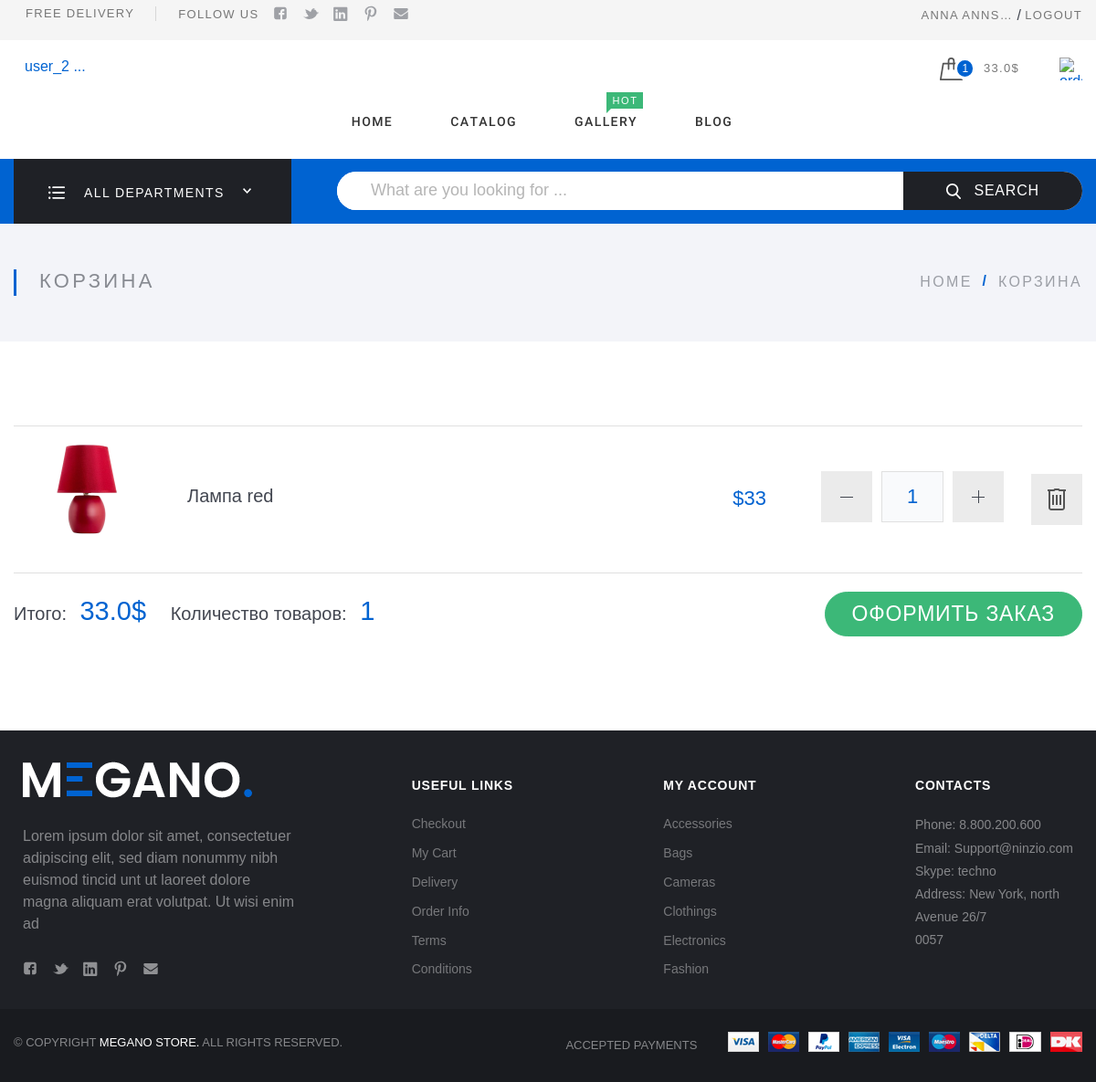
Page /cart/cart/ (signed in) on the earlier database version.
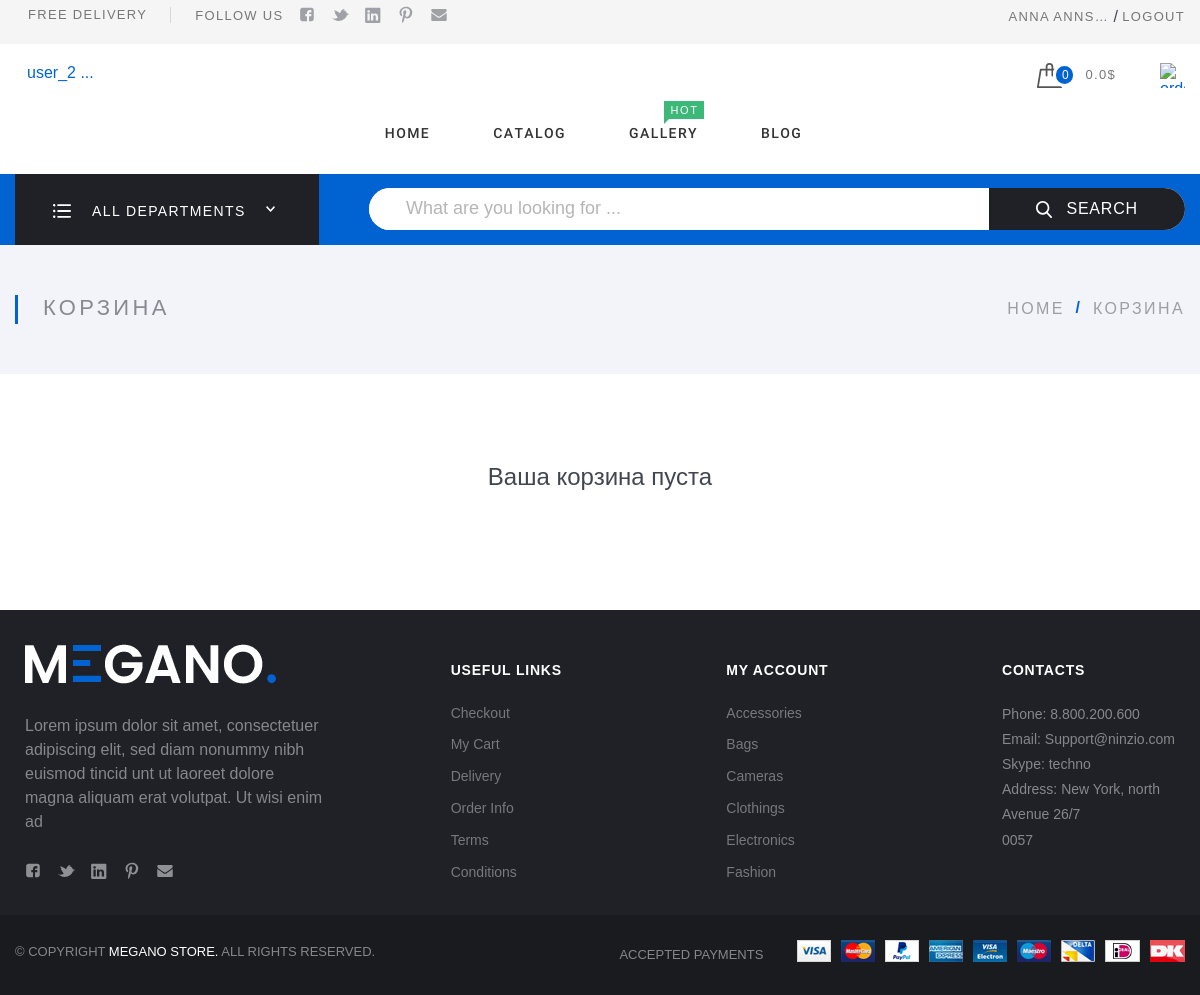
Same page on the later database version.
### app_cart/models.py (models this page shows, shortened)
class CartItem(models.Model):
    item = models.ForeignKey(Item, on_delete=models.CASCADE, related_name='cart_item')
    user = models.ForeignKey(User, on_delete=models.CASCADE, related_name='user_add_items',
                             verbose_name='покупатель', null=True)
    order = models.ForeignKey(Order, on_delete=models.CASCADE, blank=True, null=True,
                              related_name='items_is_paid', verbose_name='заказ')
    quantity = models.PositiveIntegerField(default=1,  verbose_name='количество товара')
    price = models.DecimalField(max_digits=10, decimal_places=2, verbose_name='цена товара')
    total = models.DecimalField(max_digits=10, decimal_places=2, verbose_name='Общая сумма')
    is_paid = models.BooleanField(default=False, verbose_name='статус оплаты')
    objects = models.Manager()
    class Meta:
        db_table = 'app_items_in_cart'
        ordering = ['item']
        verbose_name = 'выбранный товар'
    def total_price(self):
        return self.quantity * self.item.get_price()

class Cart(models.Model):
    items = models.ManyToManyField(CartItem, related_name='all_items', verbose_name='товар')
    created = models.DateTimeField(auto_now_add=True, verbose_name='дата создания')
    user = models.ForeignKey(User, on_delete=models.CASCADE, null=True, related_name='user_cart', verbose_name='покупатель')
    ordered = models.BooleanField(default=False, verbose_name='оплаченный')
    objects = models.Manager()
    class Meta:
        db_table = 'app_carts'
        ordering = ['created']
        verbose_name = 'корзина'
        verbose_name_plural = 'корзины'
    def get_total_price(self):
        return float(sum(item.total_price() for item in self.items.all()))
    def get_total_quantity(self):
        return sum(item.quantity for item in self.items.all())

### app_item/models.py (models this page shows, shortened)
class Item(models.Model):
    COLOURS = (
        ('red', 'red'),
        ('orange', 'orange'),
        ('yellow', 'yellow'),
        ('green', 'green'),
        ('blue', 'blue'),
        ('magenta', 'magenta'),
        ('white', 'white'),
        ('black', 'black'),
        ('grey', 'grey'),
    )
    title = models.CharField(max_length=100, db_index=True, verbose_name='название')
    slug = models.SlugField(max_length=100, db_index=True, allow_unicode=False)
    description = models.TextField(default='', blank=True, verbose_name='описание')
    stock = models.PositiveIntegerField(verbose_name='количество')
    price = models.DecimalField(max_digits=10, decimal_places=0, verbose_name='цена')
    is_available = models.BooleanField(default=False, verbose_name='в наличии')
    limited_edition = models.BooleanField(default=False, verbose_name='ограниченный тираж')
    reviews = models.SmallIntegerField(default=0, verbose_name='просмотры')
    comments = models.SmallIntegerField(default=0, verbose_name='комментарии')
    created = models.DateTimeField(auto_now_add=True, verbose_name='дата создания')
    updated = models.DateTimeField(auto_now_add=True, verbose_name='дата обновления')
    color = models.CharField(max_length=10, choices=COLOURS, null=True, verbose_name='цвет товара')
    image = models.ImageField(upload_to='item/%Y/%m/%d', blank=True, verbose_name='изображение')
    tag = models.ManyToManyField('Tag', max_length=20, blank=True, related_name='item_tags', verbose_name='тег')
    category = models.ForeignKey('Category', on_delete=models.CASCADE, null=True, related_name='items',
                                 verbose_name='категория')
    objects = models.Manager()
    available_items = AvailableManager()
    unavailable_items = UnavailableManager()
    class Meta:
        db_table = 'app_items'
        ordering = ['created']
        verbose_name = 'товар'
        verbose_name_plural = 'товары'
    def get_price(self):
        return self.price

### app_cart/views.py (the view)
# urls.py: path('cart/', CartDetail.as_view(), name='cart'),
class CartDetail(ListView):
    model = Cart
    template_name = 'app_cart/cart.html'
    context_object_name = 'cart'
    def get_queryset(self):
        user = get_user(self.request)
        queryset = get_active_cart(self.request, user)
        return queryset

### app_cart/context_processors.py (called while the page is built)
def _get_user(request):
    return User.objects.get(id=request.user.id)

def get_cart(request):
    try:
        user = _get_user(request)
        cart = Cart.objects.get(user=user)
        cart_total_sum = cart.get_total_price()
        return {'cart_total_sum': cart_total_sum}
    except:
        return {'cart_total_sum': 0}

def get_all_items_in_cart(request):
    try:
        user = _get_user(request)
        all_items = CartItem.objects.filter(Q(user_id=user.id) & Q(is_paid=False)).count()
        return {'all_items': all_items}
    except:
        return {'all_items': None}

def cart(request):
    try:
        cart = Cart.objects.get(user=_get_user(request))
        return {'cart': cart}
    except:
        return {'cart': None}

### app_cart/views.py (called while the page is built)
def get_user(request):
    user = request.user
    if user.is_anonymous:
        return user
    else:
        return User.objects.get(username=user.username)

### app_item/context_processors.py (called while the page is built)
def categories(request):
    return {'categories': Category.objects.exclude(Q(items=None) & Q(sub_categories=None))}

### app_item/models.py (called while the page is built)
    def item_count(self):
        return Item.objects.filter(Q(category__parent_category=self) | Q(category=self)).count()

### app_cart/templates/app_cart/cart.html (shortened to what the changed rows need)
{% extends 'index.html' %}
{% load static  %}
{% load cache %}
{% load humanize %}
{% block content %}
<div class="Middle Middle_top">
    <div class="Middle-top">
        <div class="wrap">
            <div class="Middle-header">
                <h1 class="Middle-title">Корзина</h1>
            </div>
        </div>
    </div>
    <div class="Section">
        <div class="wrap">
            <form class="form Cart" action="" method="post">
                {% for item in cart.items.all %}
                <div class="Cart-product">
                    <div class="Cart-block Cart-block_row">
                        <div class="Cart-block Cart-block_pict">
                            <a class="Cart-pict" href="{% url 'app_item:item_detail' item.item.pk %}">
                                <img class="Cart-img" src="{{ item.item.image.url }}" alt="card.jpg"/>
                            </a>
                        </div>
                        <div class="Cart-block Cart-block_info">
                            <a class="Cart-title" href="{% url 'app_item:item_detail' item.item.pk %}">
                                {{ item.item.title }}</a>
                        </div>
                        <div class="Cart-block Cart-block_price">
                            <div class="Cart-price" data-value="{{ item.total_price }}">${{ item.total_price }}</div>
                        </div>
                    </div>
                    <div class="Cart-block Cart-block_row">
                        <div class="Cart-block Cart-block_amount">
                            <div class="Cart-amount">
                                <div class="Amount">
                                    <button class="Amount-remove" type="button"></button>
                                    <input class="Amount-input form-input" name="amount" type="text"
                                           value="{{item.quantity}}"/>
                                    <button class="Amount-add" type="button"></button>
                                </div>
                            </div>
                        </div>
                        <div class="Cart-block Cart-block_delete">
                            <a class="Cart-delete" href="{% url 'app_cart:remove_cart' item.item.pk  %}">
                                <img src="/assets/img/icons/card/delete.svg" alt="delete.svg"/>
                            </a>
                        </div>
                    </div>
                </div>
                {% empty %}
                <div class="Middle Middle_top">
                    <div class="Section">
                        <div class="wrap">
                            <div class="ProgressPayment">
                                <div class="ProgressPayment-title">Ваша корзина пуста</div>
                            </div>
                        </div>
                    </div>
                </div>
                {% endfor %}
                {% if cart.items.count > 0 %}
                <div class="Cart-total">
                    <div class="Cart-block Cart-block_total">
                        <strong class="Cart-title">Итого:</strong>
                        <span class="Cart-total-price" data-value="{{ cart.get_total_price }} ">{{cart.get_total_price }}$</span>
                        <strong class="Cart-title">Количество товаров:</strong>
                        <span class="Cart-total-quantity Cart-total-price">{{cart.get_total_quantity}}</span>
                    </div>
                    <div class="Cart-block">
                        {% if cart.items.all %}
                        <a href="#openModal" class="btn btn_success btn_lg ">
                             <span>Оформить заказ</span>
                        </a>
                        {% else %}
                         <a href="{% url 'main_page'  %}" class="btn btn_success btn_lg js-button-campaign">
                               <span>Вернуться к покупкам</span></a>
                        {% endif %}
                    </div>
                </div>
                {% endif %}
            </form>
        </div>
    </div>
</div>
{% endblock %}

### templates/index.html (shortened to what the changed rows need)
<!DOCTYPE html>
<html lang="ru">
{% load cache %}
<head>
    <link rel="stylesheet" type="text/css" href="/assets/css/fonts.css?v=65245665">
    <link rel="stylesheet" type="text/css" href="/assets/css/basic.css?v=65245665">
    <link rel="stylesheet" type="text/css" href="/assets/css/extra.css?v=65245665">
    <link rel="stylesheet" type="text/css" href="/assets/css/my_css.css?v=65245665">
</head>
<body class="Site" style="background-color: transparent">
<header class="Header">
    <div class="wrap">
        <div class="row Header-rowMain">
            <div class="row-block">
                <div class="CartBlock">
                    <a class="CartBlock-block" href="{% url 'app_cart:cart' %}">
                        <img class="CartBlock-img" src="/assets/img/icons/cart.svg" alt="cart.svg"/>
                                <span class="CartBlock-amount">{{ all_items }}</span>
                    </a>
                    <div class="CartBlock-block">
                        <span class="CartBlock-price">{{ cart_total_sum  }}$</span>
                    </div>
                </div>
            </div>
        </div>
    </div>
</header>
<div>
    {% block content %}
    {% endblock %}
</div>
</body>
</html>

Differences in the rows shown:
removed CartItem: item.image (picture), item "Лампа red", total_price "33", amount "1"
removed Cart: get_total_price "33.0", get_total_quantity "1"
Other differences:
{{ all_items }}: "1" → "0"
{{ cart_total_sum }}: "33.0" → "0.0"
text no longer shown: "Итого: $ Количество товаров: ОФОРМИТЬ ЗАКАЗ"
text now shown: "Ваша корзина пуста"
